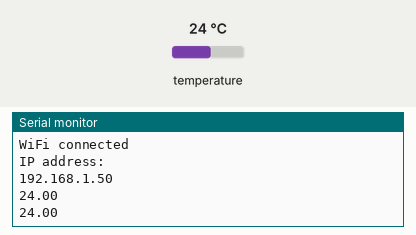
The sketch below on a simulated ESP8266 (NodeMCU). On the bench: the last lines printed to the serial monitor. The inputs (shaded band) are chosen by the test bench; at power-on: temperature 24 °C. WiFi joins after 1.5 s; servers stay silent unless stated.

Above: at 3.7 s.
3.8 s: temperature set to 12 °C
At 5.1 s:
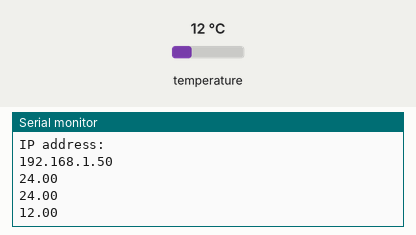
5.3 s: temperature set to 19 °C
At 6.4 s:
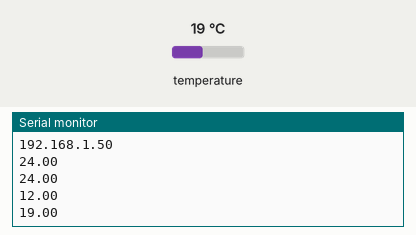
Timing chart, 0 to 8.3 s (numbered marks = the images above; inputs shaded):
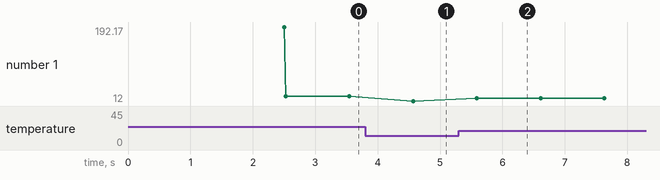

The sketch:

capteurTemperature_Fini.ino
```cpp
#include <OneWire.h>
#include <ESP8266WiFi.h>
#include <WiFiUdp.h>

/*Semaine projet Escape Game
  Module 4 : capteur de temperature
  Mougin Léane
  21/02/24
  version 2
*/

/************************Cablage****************************
  // carte Node MCU ESP8266
  on pin GPIO2  (D4) LS 19/02/2024 17:47
  une resistance de 10K est necessaire vers +5V
  capteur alimenté en 5V
  +(rouge) -> 3V
  -(jaune) -> D4
  GND(noir) -> GND
************************************************************/

int pin_sortie = 2; //pin sortie sur D4
bool dataSent = false; // Variable pour garder une trace de si les données ont été envoyées


//Temperature chip i/o
OneWire ds(pin_sortie);


//Configuration du Wifi

const char* ssid = "Cisco24G";
const char* password = ""; // Mot de passe vide

// Configuration du socket
const char* serverIP = "172.18.30.150";
const uint16_t serverPort = 5000;

/// Définir values pour sendPacket avec récupération auto des ES
char values[50];

WiFiUDP udp;

void setup(void) {
    Serial.begin(9600); // configure serial to talk to computer
    delay(1000);

    // Configuration de l'adresse IP statique
    IPAddress ip(172, 18, 30, 104);
    IPAddress gateway(172, 18, 30, 254);
    IPAddress subnet(255, 255, 255, 0);
    WiFi.config(ip, gateway, subnet);

    Serial.println();
    Serial.print("Connecting to ");
    Serial.println(ssid);

    WiFi.begin(ssid, password);

    while (WiFi.status() != WL_CONNECTED) {
    delay(500);
    Serial.print(".");
  }

  Serial.println("");
  Serial.println("WiFi connected");
  Serial.println("IP address: ");
  Serial.println(WiFi.localIP());
}

void loop(void) {
  float temperature = getTemp();    //relève la temperature
  Serial.println(temperature);      //Affiche sur la temperature sur le moniteur serie

  if(temperature < 20 && !dataSent) { // Si la lumière est assez haute, comme une lampe torche devant et que l'on a pas deja envoyé à la bdd
      // Formater la chaîne avec les valeurs
      snprintf(values, 50, "4,2,0,%.2f", temperature);
      sendPacket(values);

      // Set dataSent à true pour indiquer que l'on a bien envoyé une donnée à la bdd
      dataSent = true;
    }

  else if(temperature >= 20 && dataSent) { //pour eviter de retransferer le programme a chaque fois
      dataSent = false;
    }

  delay(1000); //delay toute les 1s

}


float getTemp(){
  //renvoie la temperature en degrés celcius

  byte data[12];
  byte addr[8];

  if ( !ds.search(addr)) {
      //no more sensors on chain, reset search
      ds.reset_search();
      return -1000;
  }

  if ( OneWire::crc8( addr, 7) != addr[7]) {
      Serial.println("CRC n'est pas valide!");
      return -1000;
  }

  if ( addr[0] != 0x10 && addr[0] != 0x28) {
      Serial.print("Le service n'est pas reconnu");
      return -1000;
  }

  ds.reset();
  ds.select(addr);
  ds.write(0x44,1); // convertion

  byte present = ds.reset();
  ds.select(addr);
  ds.write(0xBE); // Read Scratchpad


  for (int i = 0; i < 9; i++) { //9 bytes
    data[i] = ds.read();
  }

  ds.reset_search();

  byte MSB = data[1];
  byte LSB = data[0];

  float tempRead = ((MSB << 8) | LSB); //using two's compliment
  float TemperatureSum = tempRead / 16;

  return TemperatureSum;
}

// Fonction pour envoyer les valeurs au serveur, values est une chaîne de caractère comportant (numModule[INT], numEntree[INT], numSortie[INT], ETAT[INT])
void sendPacket(const char* values){
  udp.beginPacket(serverIP, serverPort); //Début du packet avec initialisation au serveur
  udp.print(values); // Envoi sur le socket
  udp.endPacket(); // Fermeture et signature du packet UDP
}
```

Measured:
- after the input at 3.8 s, the serial monitor: prints a new line after 0.77 s (image 1)
- after the input at 5.3 s, the serial monitor: prints a new line after 0.29 s (image 2)
- plotted number 1: 24 → 12 after the input at 3.8 s, 12 → 19 after the input at 5.3 s
